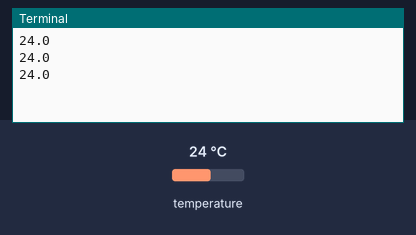
A program run on a simulated Raspberry Pi (BCM pin numbers). Shown: the last lines printed to the terminal. The test bench sets the inputs (shaded band); at power-on: temperature 24 °C.

Above: at 1.2 s.
1.3 s: temperature set to 12 °C
At 1.9 s:
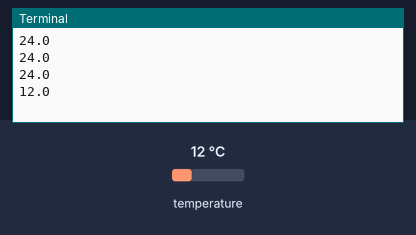
2.8 s: temperature set to 19 °C
At 3.4 s:
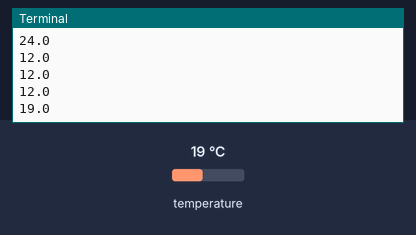
Timing chart, 0 to 5.8 s (numbered marks = the images above; inputs shaded):
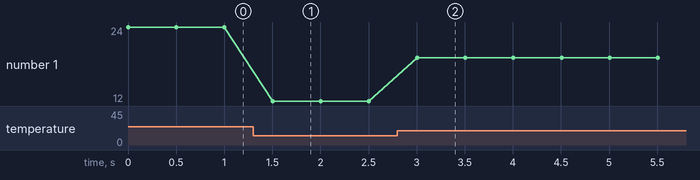

Measured:
- after the input at 1.3 s, the terminal: prints a new line after 0.20 s (image 1)
- after the input at 2.8 s, the terminal: prints a new line after 0.20 s (image 2)
- plotted number 1: 24 → 12 after the input at 1.3 s, 12 → 19 after the input at 2.8 s

The program:

p162_temperature.py
```python
import smbus
import time
def read_adt7410():
    word=bus.read_word_data(address_adt7410,register_adt7410)
    data=(word & 0xff00)>>8 | (word & 0xff)<<8
    data>>=3
    if data & 0x1000 == 0:  # the temperature >= 0.
        temp=data*0.0625
    else:
        temp=((~data&0x1fff) + 1)*-0.0625
    return temp
bus=smbus.SMBus(1)
address_adt7410=0x48
register_adt7410=0x00
try:
    while True:
        value=read_adt7410()
        print(value)
        time.sleep(0.5)
except KeyboardInterrupt:
    pass
```
